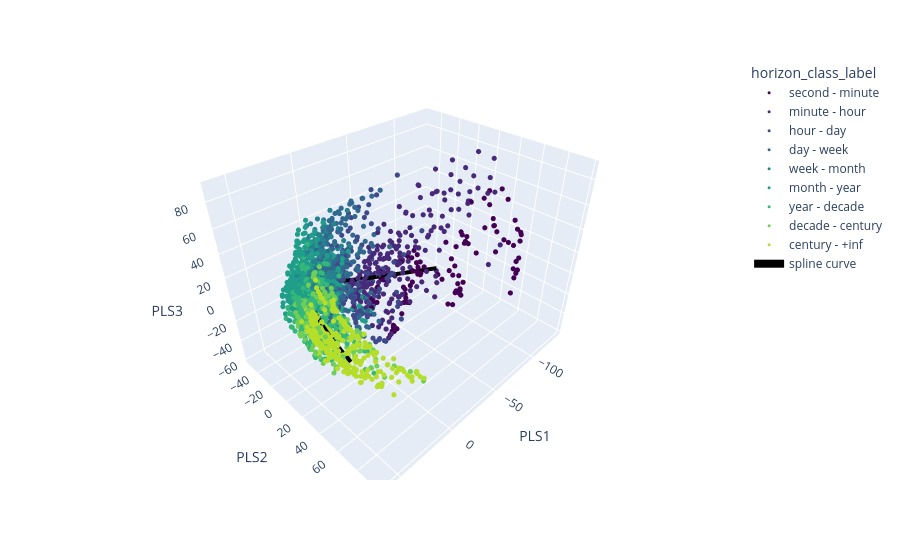

Notebook code cell kept with this figure:
### Markdown cell above
### PLS cloud with the fitted curve

### Code cell
fig = px.scatter_3d(
    df, x="PLS1", y="PLS2", z="PLS3",
    color=CLASS_COLOR,
    category_orders=CLASS_ORDER,
    color_discrete_sequence=CLASS_PALETTE,
)
fig.update_traces(marker={"size":3})

# Overlay the fitted spline, sampled across its training range in t.
t_lo, t_hi = spline.training_parameter_bounds
t_grid = np.linspace(t_lo, t_hi, 400)
curve_xyz = spline.predict(t_grid)
fig.add_scatter3d(
    x=curve_xyz[:, 0],
    y=curve_xyz[:, 1],
    z=curve_xyz[:, 2],
    mode="lines",
    line={"width": 8, "color": "black"},
    name=f"{spline.algorithm} curve",
    customdata=t_grid,
    hovertemplate="t=%{customdata:.3f}<br>PLS1=%{x:.2f}<br>PLS2=%{y:.2f}<br>PLS3=%{z:.2f}<extra></extra>",
)
fig.update_layout(
    autosize=True,
    width=None,
    height=None
)
fig.show()

### Figure 1 — Plotly figure (JSON) as saved in the notebook; plotly's stock layout.template omitted (floating-point values rounded to 4 significant figures; data arrays with more than 128 entries replaced by an {"elided": "..."} marker saying what was removed)
{"data": [{"hovertemplate": "horizon_class_label=second - minute<br>PLS1=%{x}<br>PLS2=%{y}<br>PLS3=%{z}<extra></extra>", "legendgroup": "second - minute", "marker": {"color": "#440154", "size": 3, "symbol": "circle"}, "mode": "markers", "name": "second - minute", "scene": "scene", "showlegend": true, "type": "scatter3d", "x": [-127.6, -127.9, -100.9, -91.21, -74.71, -65.38, -43.04, -30.79, -44.46, -38.23, -25.67, -15.18, -131.9, -131.5, -108.5, -90.07, -84.6, -77.71, -52.53, -37.0, -52.65, -47.61, -32.33, -19.99, -132.9, -132.1, -107.9, -88.21, -83.71, -77.71, -50.76, -35.45, -51.5, -48.24, -31.07, -18.46, -132.0, -130.6, -102.4, -83.16, -81.83, -75.11, -49.53, -34.7, -49.56, -46.4, -30.3, -18.0, -133.3, -131.3, -108.0, -88.99, -85.85, -83.37, -52.63, -35.77, -53.65, -53.34, -31.48, -18.27, -132.7, -128.6, -109.5, -90.09, -86.68, -83.55, -53.48, -35.3, -54.54, -53.35, -31.76, -17.8, -133.0, -128.0, -111.4, -87.46, -86.65, -84.97, -55.15, -35.64, -53.94, -55.01, -32.6, -18.41, -131.0, -125.9, -110.6, -86.88, -85.41, -85.17, -54.93, -35.23, -52.08, -54.75, -32.08, -18.07, -128.0, -117.9, -102.6, -76.45, -78.46, -71.62, -48.84, -32.2, -47.33, -44.03, -28.21, -15.67], "y": [56.73, 59.5, 54.36, 43.23, 36.4, 39.04, 9.186, 7.815, 19.7, 23.69, 0.5184, 4.42, 55.37, 56.32, 48.38, 35.66, 36.53, 40.57, 8.534, 9.474, 19.93, 25.04, 1.821, 5.482, 56.04, 56.17, 45.42, 33.34, 35.54, 40.5, 7.393, 8.283, 18.31, 25.05, 1.156, 4.219, 53.42, 52.97, 41.06, 29.32, 32.52, 38.76, 5.199, 8.503, 15.23, 23.55, -0.4857, 4.057, 56.83, 55.9, 45.83, 33.67, 34.05, 38.73, 4.215, 7.343, 16.75, 23.45, -0.9619, 3.327, 54.72, 50.79, 43.01, 33.82, 30.87, 33.75, 2.71, 7.03, 14.24, 19.25, -2.209, 2.794, 49.98, 42.33, 37.08, 31.22, 25.05, 27.88, 0.833, 7.785, 9.553, 14.5, -3.416, 2.588, 45.96, 37.16, 31.96, 30.33, 21.98, 23.77, -0.8577, 7.164, 6.863, 11.21, -4.687, 1.863, 43.28, 31.16, 25.91, 24.43, 20.58, 21.75, 0.2323, 8.72, 5.701, 8.382, -4.547, 2.505], "z": [-37.6, -0.1428, 16.01, 14.26, -31.79, -24.36, -38.9, -55.36, -1.648, 0.4266, -6.408, -18.63, -24.45, 13.17, 28.35, 19.94, -27.41, -16.34, -32.95, -51.39, 2.93, 6.318, -2.368, -15.87, -19.77, 18.87, 32.73, 20.18, -25.53, -14.89, -32.4, -51.83, 4.118, 7.576, -2.275, -16.5, -16.0, 23.3, 31.38, 17.5, -25.51, -16.51, -33.01, -53.48, 4.079, 6.732, -2.331, -17.13, -16.05, 21.3, 33.02, 21.67, -23.61, -12.36, -30.54, -50.76, 6.189, 10.04, -1.175, -15.98, -8.187, 31.41, 37.48, 25.62, -19.7, -8.411, -28.04, -50.38, 8.861, 12.59, 0.3753, -15.6, 5.473, 47.01, 46.6, 27.17, -13.89, -2.493, -24.77, -49.05, 11.46, 16.23, 2.304, -14.05, 7.484, 54.96, 50.57, 29.76, -10.27, 2.464, -23.21, -47.82, 12.54, 18.65, 3.238, -13.08, 10.19, 54.14, 47.99, 22.34, -16.26, -7.282, -29.28, -51.46, 9.578, 12.0, 0.5968, -14.82]}, {"hovertemplate": "horizon_class_label=minute - hour<br>PLS1=%{x}<br>PLS2=%{y}<br>PLS3=%{z}<extra></extra>", "legendgroup": "minute - hour", "marker": {"color": "#482878", "size": 3, "symbol": "circle"}, "mode": "markers", "name": "minute - hour", "scene": "scene", "showlegend": true, "type": "scatter3d", "x": {"elided": "213 float values"}, "y": {"elided": "213 float values"}, "z": {"elided": "213 float values"}}, {"hovertemplate": "horizon_class_label=hour - day<br>PLS1=%{x}<br>PLS2=%{y}<br>PLS3=%{z}<extra></extra>", "legendgroup": "hour - day", "marker": {"color": "#3e4989", "size": 3, "symbol": "circle"}, "mode": "markers", "name": "hour - day", "scene": "scene", "showlegend": true, "type": "scatter3d", "x": {"elided": "168 float values"}, "y": {"elided": "168 float values"}, "z": {"elided": "168 float values"}}, {"hovertemplate": "horizon_class_label=day - week<br>PLS1=%{x}<br>PLS2=%{y}<br>PLS3=%{z}<extra></extra>", "legendgroup": "day - week", "marker": {"color": "#31688e", "size": 3, "symbol": "circle"}, "mode": "markers", "name": "day - week", "scene": "scene", "showlegend": true, "type": "scatter3d", "x": {"elided": "282 float values"}, "y": {"elided": "282 float values"}, "z": {"elided": "282 float values"}}, {"hovertemplate": "horizon_class_label=week - month<br>PLS1=%{x}<br>PLS2=%{y}<br>PLS3=%{z}<extra></extra>", "legendgroup": "week - month", "marker": {"color": "#26828e", "size": 3, "symbol": "circle"}, "mode": "markers", "name": "week - month", "scene": "scene", "showlegend": true, "type": "scatter3d", "x": {"elided": "306 float values"}, "y": {"elided": "306 float values"}, "z": {"elided": "306 float values"}}, {"hovertemplate": "horizon_class_label=month - year<br>PLS1=%{x}<br>PLS2=%{y}<br>PLS3=%{z}<extra></extra>", "legendgroup": "month - year", "marker": {"color": "#1f9e89", "size": 3, "symbol": "circle"}, "mode": "markers", "name": "month - year", "scene": "scene", "showlegend": true, "type": "scatter3d", "x": {"elided": "621 float values"}, "y": {"elided": "621 float values"}, "z": {"elided": "621 float values"}}, {"hovertemplate": "horizon_class_label=year - decade<br>PLS1=%{x}<br>PLS2=%{y}<br>PLS3=%{z}<extra></extra>", "legendgroup": "year - decade", "marker": {"color": "#35b779", "size": 3, "symbol": "circle"}, "mode": "markers", "name": "year - decade", "scene": "scene", "showlegend": true, "type": "scatter3d", "x": {"elided": "495 float values"}, "y": {"elided": "495 float values"}, "z": {"elided": "495 float values"}}, {"hovertemplate": "horizon_class_label=decade - century<br>PLS1=%{x}<br>PLS2=%{y}<br>PLS3=%{z}<extra></extra>", "legendgroup": "decade - century", "marker": {"color": "#6ece58", "size": 3, "symbol": "circle"}, "mode": "markers", "name": "decade - century", "scene": "scene", "showlegend": true, "type": "scatter3d", "x": {"elided": "216 float values"}, "y": {"elided": "216 float values"}, "z": {"elided": "216 float values"}}, {"hovertemplate": "horizon_class_label=century - +inf<br>PLS1=%{x}<br>PLS2=%{y}<br>PLS3=%{z}<extra></extra>", "legendgroup": "century - +inf", "marker": {"color": "#b5de2b", "size": 3, "symbol": "circle"}, "mode": "markers", "name": "century - +inf", "scene": "scene", "showlegend": true, "type": "scatter3d", "x": {"elided": "312 float values"}, "y": {"elided": "312 float values"}, "z": {"elided": "312 float values"}}, {"customdata": {"elided": "400 float values"}, "hovertemplate": "t=%{customdata:.3f}<br>PLS1=%{x:.2f}<br>PLS2=%{y:.2f}<br>PLS3=%{z:.2f}<extra></extra>", "line": {"color": "black", "width": 8}, "mode": "lines", "name": "spline curve", "type": "scatter3d", "x": {"elided": "400 float values"}, "y": {"elided": "400 float values"}, "z": {"elided": "400 float values"}}], "layout": {"autosize": true, "legend": {"title": {"text": "horizon_class_label"}, "tracegroupgap": 0}, "margin": {"t": 60}, "scene": {"domain": {"x": [0, 1], "y": [0, 1]}, "xaxis": {"title": {"text": "PLS1"}}, "yaxis": {"title": {"text": "PLS2"}}, "zaxis": {"title": {"text": "PLS3"}}}}}
